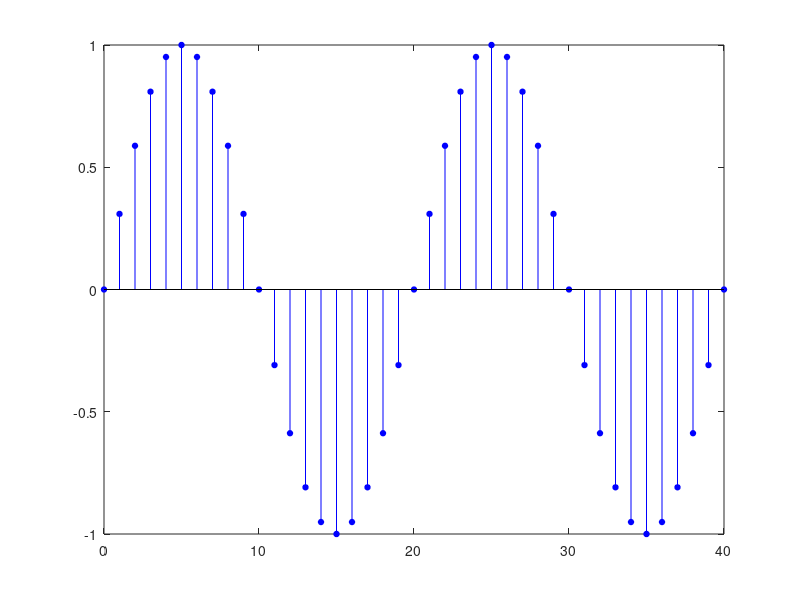

Reproduce this figure in MATLAB. (Note: this script raises an error after producing the figure.)
n=0:1:40;
x=sin(0.1*pi*n);
Hs=stem(n,x,'b','filled');
set(Hs,'markersize',4);
plot(t, x, 'b');
xlabel('n'); ylabel('x(n)');
title ('Stem Plot of sin(0.2 pi n)');
